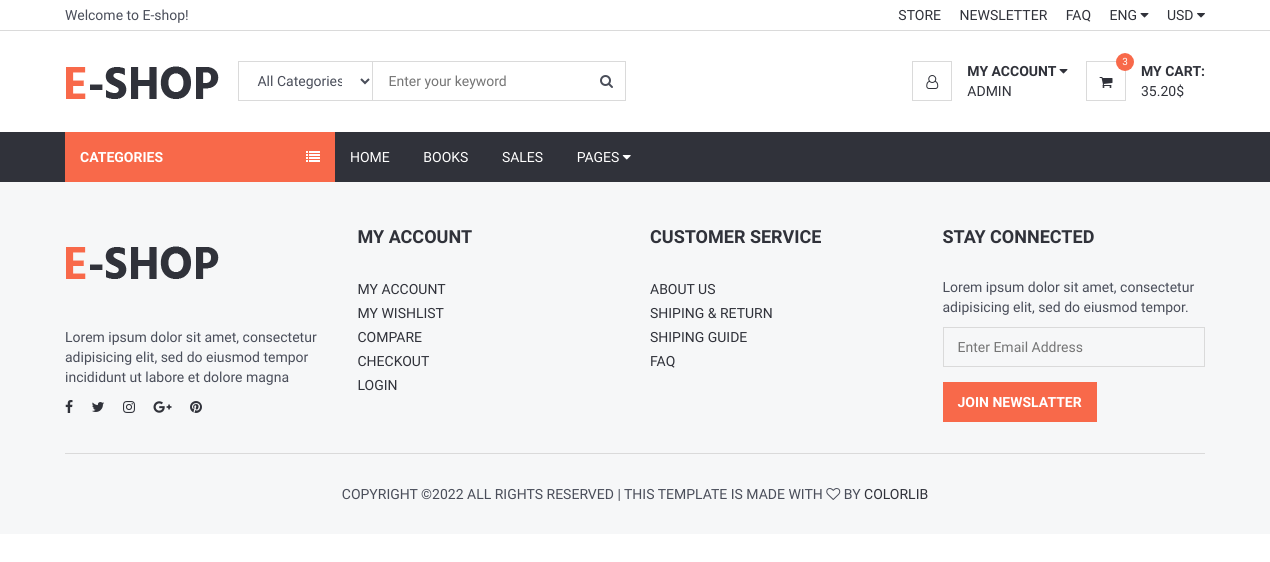
The page /account/baskets/ (signed in) on the database as committed earlier.
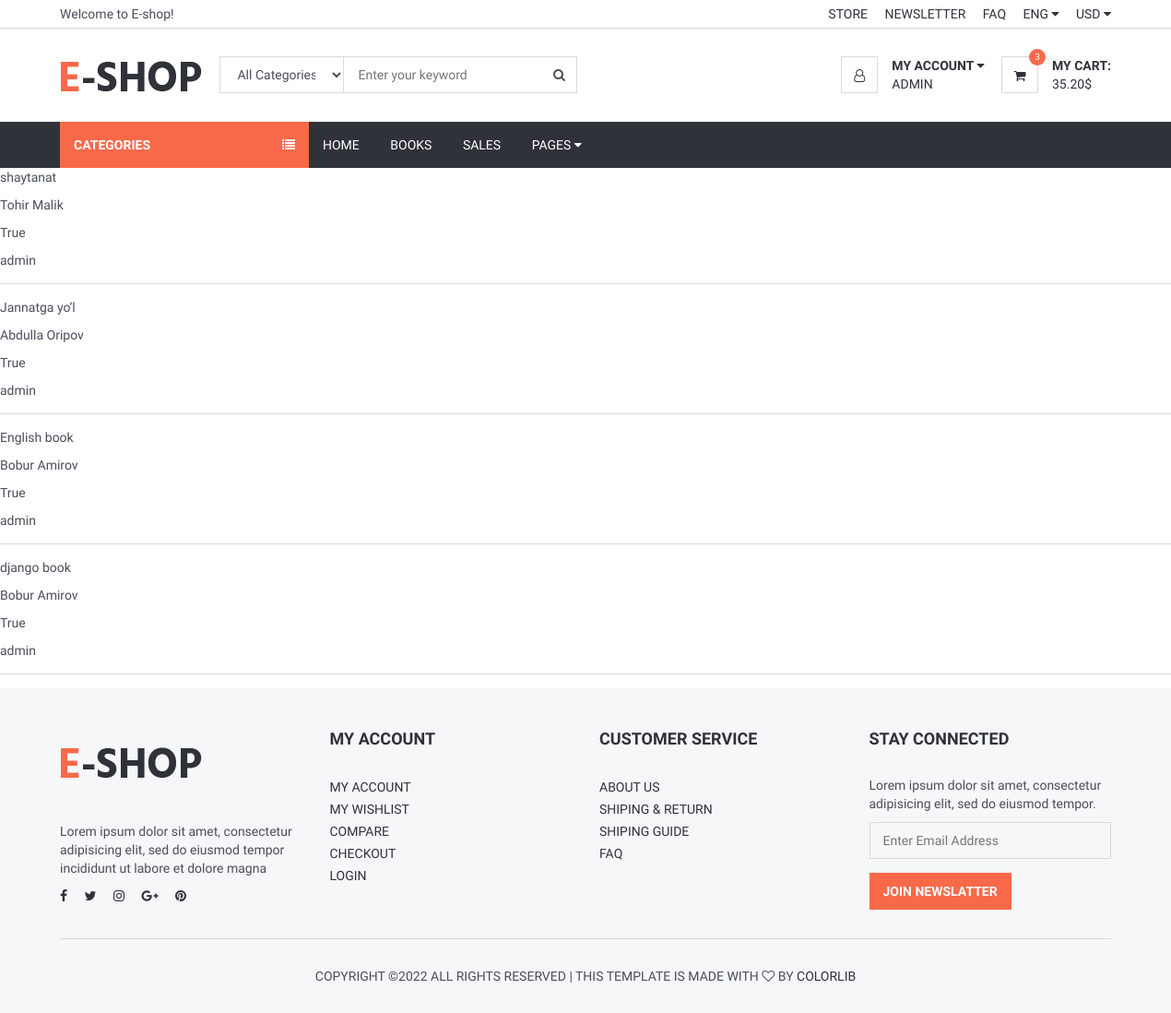
The same page on the database as committed later.
### account/models/user.py (models this page shows, shortened)
class Account(AbstractUser):
    email = models.EmailField(unique=True, null=False, blank=False)
    bio = models.CharField(max_length=100, blank=True)
    birth_date = models.DateField(null=True, blank=True)
    img = models.ImageField(upload_to='users/', blank=True, null=True)
    phone = models.CharField(max_length=13, blank=True, null=True)

### account/models/basket.py (models this page shows, shortened)
class Basket(models.Model):
    book = models.ForeignKey(Book, on_delete=models.CASCADE)
    user = models.ForeignKey(Account, on_delete=models.CASCADE)
    status = models.BooleanField()

### book/models/book.py (models this page shows, shortened)
class Book(models.Model):
    name = models.CharField(max_length=100)
    slug = models.SlugField(max_length=100, unique=True)
    cover = models.ImageField(upload_to='book/')
    description = models.TextField()
    created = models.DateTimeField(auto_now_add=True)
    updated = models.DateTimeField(auto_now=True)
    price = models.DecimalField(max_digits=10, decimal_places=2)
    category = models.ForeignKey(Category, on_delete=models.SET_NULL, null=True)
    language = models.ForeignKey(Language, on_delete=models.SET_NULL, null=True)
    authors = models.ForeignKey(Author, on_delete=models.SET_NULL, null=True)
    views = models.IntegerField(default=0)
    likes = models.PositiveIntegerField(default=0)
    rating_avg = models.DecimalField(max_digits=5, decimal_places=2, default=0)

### book/models/author.py (models this page shows)
class Author(models.Model):
    first_name = models.CharField(max_length=20)
    last_name = models.CharField(max_length=20)
    slug = models.SlugField(max_length=100, unique=True)
    image = models.ImageField(upload_to='author/')
    def __str__(self):
        return f"{self.first_name} {self.last_name}"

### account/views.py (the view)
# urls.py: path('baskets/', views.basket_list, name='basket_list'),
def basket_list(request):
    user = request.user
    baskets = Basket.objects.filter(user=user)
    context = {
        'baskets': baskets
    }
    return render(request, 'account/basket_list.html', context)

### book/context_processors.py (called while the page is built)
def category(request):
    categories = Category.objects.all()
    return {'categories': categories}

def author(request):
    authors = Author.objects.all()
    return {'authors': authors}

def langauge(request):
    langauges = Language.objects.all()
    return {'langauges': langauges}

### templates/account/basket_list.html
{% extends 'base.html' %}
{% load static %}
{% block content %}
    {% for basket in baskets %}
        <p>{{ basket.book.name }}</p>
        <p>{{ basket.book.authors }}</p>
        <p>{{ basket.status }}</p>
        <p>{{ basket.user.username }}</p>
        <hr>
    {% endfor %}
{% endblock %}

### templates/base.html (shortened to what this page needs)
<!DOCTYPE html>
<html lang="en">
{% load static %}
<head>
    <link type="text/css" rel="stylesheet" href="{% static 'css/bootstrap.min.css' %}"/>
    <link type="text/css" rel="stylesheet" href="{% static 'css/slick.css' %}"/>
    <link type="text/css" rel="stylesheet" href="{% static 'css/slick-theme.css' %}"/>
    <link type="text/css" rel="stylesheet" href="{% static 'css/nouislider.min.css' %}"/>
    <link rel="stylesheet" href="{% static 'css/font-awesome.min.css' %}">
    <link type="text/css" rel="stylesheet" href="{% static 'css/style.css' %}"/>
</head>
<body>
{% include 'header.html' %}
{% block content %}
{% endblock %}
{% include 'footer.html' %}
</body>
</html>

### templates/header.html (shortened to what this page needs)
{% load static %}
	<header>
		<div id="top-header">
			<div class="container">
				<div class="pull-left">
					<span>Welcome to E-shop!</span>
				</div>
				<div class="pull-right">
					<ul class="header-top-links">
						<li><a href="#">Store</a></li>
						<li><a href="#">Newsletter</a></li>
						<li><a href="#">FAQ</a></li>
						<li class="dropdown default-dropdown">
							<a class="dropdown-toggle" data-toggle="dropdown" aria-expanded="true">ENG <i class="fa fa-caret-down"></i></a>
						</li>
						<li class="dropdown default-dropdown">
							<a class="dropdown-toggle" data-toggle="dropdown" aria-expanded="true">USD <i class="fa fa-caret-down"></i></a>
						</li>
					</ul>
				</div>
			</div>
		</div>
		<div id="header">
			<div class="container">
				<div class="pull-left">
					<div class="header-logo">
						<a class="logo" href="#">
							<img src="{% static 'img/logo.png' %}" alt="">
						</a>
					</div>
					<div class="header-search">
						<form>
							<input class="input search-input" type="text" placeholder="Enter your keyword">
							<select class="input search-categories">
								<option value="0">All Categories</option>
							</select>
							<button class="search-btn"><i class="fa fa-search"></i></button>
						</form>
					</div>
				</div>
				<div class="pull-right">
					<ul class="header-btns">
						<li class="header-account dropdown default-dropdown">
							<div class="dropdown-toggle" role="button" data-toggle="dropdown" aria-expanded="true">
								<div class="header-btns-icon">
									<i class="fa fa-user-o"></i>
								</div>
								<strong class="text-uppercase">My Account <i class="fa fa-caret-down"></i></strong>
							</div>
                            {% if user.is_authenticated %}
							<a href="#" class="text-uppercase">{{ user.username }}</a>
                            {% else %}
							<a href="{% url 'login_page' %}" class="text-uppercase">Login</a>
                            {% endif %}
						</li>
						<li class="header-cart dropdown default-dropdown">
							<a class="dropdown-toggle" data-toggle="dropdown" aria-expanded="true">
								<div class="header-btns-icon">
									<i class="fa fa-shopping-cart"></i>
									<span class="qty">3</span>
								</div>
								<strong class="text-uppercase">My Cart:</strong>
								<br>
								<span>35.20$</span>
							</a>
						</li>
					</ul>
				</div>
			</div>
		</div>
	</header>
	<div id="navigation">
		<div class="container">
			<div id="responsive-nav">
				<div class="category-nav show-on-click">
					<span class="category-header">Categories <i class="fa fa-list"></i></span>
				</div>
				<div class="menu-nav">
					<ul class="menu-list">
						<li><a href="#">Home</a></li>
						<li><a href="{% url 'book_list' %}">Books</a></li>
						<li><a href="#">Sales</a></li>
						<li class="dropdown default-dropdown"><a class="dropdown-toggle" data-toggle="dropdown" aria-expanded="true">Pages <i class="fa fa-caret-down"></i></a>
						</li>
					</ul>
				</div>
			</div>
		</div>
	</div>

### templates/footer.html (shortened to what this page needs)
{% load static %}
	<footer id="footer" class="section section-grey">
		<div class="container">
			<div class="row">
				<div class="col-md-3 col-sm-6 col-xs-6">
					<div class="footer">
						<div class="footer-logo">
							<a class="logo" href="#">
		            <img src="{% static 'img/logo.png' %}" alt="">
		          </a>
						</div>
						<p>Lorem ipsum dolor sit amet, consectetur adipisicing elit, sed do eiusmod tempor incididunt ut labore et dolore magna</p>
						<ul class="footer-social">
							<li><a href="#"><i class="fa fa-facebook"></i></a></li>
							<li><a href="#"><i class="fa fa-twitter"></i></a></li>
							<li><a href="#"><i class="fa fa-instagram"></i></a></li>
							<li><a href="#"><i class="fa fa-google-plus"></i></a></li>
							<li><a href="#"><i class="fa fa-pinterest"></i></a></li>
						</ul>
					</div>
				</div>
				<div class="col-md-3 col-sm-6 col-xs-6">
					<div class="footer">
						<h3 class="footer-header">My Account</h3>
						<ul class="list-links">
							<li><a href="#">My Account</a></li>
							<li><a href="#">My Wishlist</a></li>
							<li><a href="#">Compare</a></li>
							<li><a href="#">Checkout</a></li>
							<li><a href="#">Login</a></li>
						</ul>
					</div>
				</div>
				<div class="col-md-3 col-sm-6 col-xs-6">
					<div class="footer">
						<h3 class="footer-header">Customer Service</h3>
						<ul class="list-links">
							<li><a href="#">About Us</a></li>
							<li><a href="#">Shiping & Return</a></li>
							<li><a href="#">Shiping Guide</a></li>
							<li><a href="#">FAQ</a></li>
						</ul>
					</div>
				</div>
				<div class="col-md-3 col-sm-6 col-xs-6">
					<div class="footer">
						<h3 class="footer-header">Stay Connected</h3>
						<p>Lorem ipsum dolor sit amet, consectetur adipisicing elit, sed do eiusmod tempor.</p>
						<form>
							<div class="form-group">
								<input class="input" placeholder="Enter Email Address">
							</div>
							<button class="primary-btn">Join Newslatter</button>
						</form>
					</div>
				</div>
			</div>
			<hr>
			<div class="row">
				<div class="col-md-8 col-md-offset-2 text-center">
					<div class="footer-copyright">
						Copyright &copy;<script>document.write(new Date().getFullYear());</script> All rights reserved | This template is made with <i class="fa fa-heart-o" aria-hidden="true"></i> by <a href="https://colorlib.com" target="_blank">Colorlib</a>
					</div>
				</div>
			</div>
		</div>
	</footer>

### static/css/style.css (style rules this page uses)
body { font-family: 'Hind', sans-serif; color: #4A4E5A; overflow-x: hidden; }
h1, h2, h3, h4, h5, h6 { color: #30323A; margin: 0 0 10px; font-weight: 700; }
a { color: #30323A; -webkit-transition: 0.3s color; transition: 0.3s color; }
strong { color: #30323A; }
ul, ol { margin: 0; padding: 0; list-style: none }
hr { margin-top: 15px; margin-bottom: 15px; border-color: #DADADA; }
.main-btn, .primary-btn { display: inline-block; padding: 10px 15px; text-transform: uppercase; font-weight: 700; border: none; -webkit-transition: 0.3s all; transition: 0.3s all; }
.primary-btn { color: #FFF; background-color: #F8694A; }
.input { width: 100%; height: 40px; padding: 0px 15px; border: none; background-color: transparent; -webkit-box-shadow: 0px 0px 0px 1px #DADADA inset, 0px 0px 0px 5px transparent; box-shadow: 0px 0px 0px 1px #DADADA inset, 0px 0px 0px 5px transparent; -webkit-transition: 0.3s all; transition: 0.3s all; }
.list-links li>a { position: relative; display: inline-block; text-transform: uppercase; padding: 2px 0px; -webkit-transition: 0.3s all; transition: 0.3s all; }
.list-links li>a:before { content: "\f105"; position: absolute; left: 0px; font-family: FontAwesome; -webkit-transform: translateX(-10px); -ms-transform: translateX(-10px); transform: translateX(-10px); opacity: 0; visibility: hidden; -webkit-transition: 0.3s all; transition: 0.3s all; }
.section { padding-top: 30px; padding-bottom: 30px; }
.section-grey { background: #F6F7F8; }
#header { padding-top: 15px; padding-bottom: 15px; }
#top-header { padding-top: 5px; padding-bottom: 5px; border-bottom: 1px solid #DADADA; }
.header-top-links>li { display: inline-block; }
.header-top-links>li+li { margin-left: 15px; }
.header-top-links>li>a { cursor: pointer; text-transform: uppercase; }
.header-logo { display: inline-block; margin-right: 15px; }
.header-logo .logo>img { width: 100%; max-height: 70px; }
.header-search { display: inline-block; padding: 15px 0px; max-width: 400px; }
.header-search>form { position: relative; }
.header-search>form .search-input { padding-left: 150px; padding-right: 45px; }
.header-search>form .search-categories { position: absolute; left: 0px; top: 0px; width: 135px; }
.header-search>form .search-btn { position: absolute; top: 0px; right: 0px; width: 40px; height: 40px; background-color: transparent; border: none; }
.header-btns>li { display: inline-block; vertical-align: top; padding: 15px 0px; }
.header-btns>li+li { margin-left: 15px; }
.header-btns>li .header-btns-icon { position: relative; float: left; margin-right: 15px; width: 40px; height: 40px; line-height: 40px; text-align: center; color: #30323A; background-color: #FFF; border: 1px solid #DADADA; }
.header-btns .dropdown-toggle { display: block; cursor: pointer; }
.header-cart .header-btns-icon .qty { position: absolute; right: -9px; top: -9px; width: 18px; height: 18px; line-height: 18px; text-align: center; font-size: 10px; background: #F8694A; color: #FFF; border-radius: 50%; }
#navigation { background-color: #30323A; }
#navigation .container { position: relative; }
.category-nav { float: left; width: 270px; }
.category-nav .category-header { padding: 15px; display: block; text-transform: uppercase; background: #F8694A; color: #FFF; font-weight: 700; }
.category-nav .category-header>i { float: right; line-height: 20px; }
.menu-nav .menu-list>li { display: inline-block; }
.menu-nav .menu-list>li>a { display: block; padding: 15px; color: #FFF; text-transform: uppercase; }
.footer { margin: 15px 0px; }
.footer .footer-header { font-size: 18px; text-transform: uppercase; margin-bottom: 30px; }
.footer-logo { margin-bottom: 30px; }
.footer-logo .logo { display: inline-block; }
.footer-logo .logo>img { width: 100%; max-height: 70px; }
.footer-social>li { display: inline-block; margin-right: 15px; margin-bottom: 6px; }
.footer-social>li:last-child { margin-right: 0px; }
.footer-copyright { margin-top: 15px; text-transform: uppercase; font-size: 14px; }

Rows that differ between the two databases and show on the page:
added Basket: book.name "shaytanat", book.authors "Tohir Malik", status "True", user.username "admin"
added Basket: book.name "Jannatga yo‘l", book.authors "Abdulla Oripov", status "True", user.username "admin"
added Basket: book.name "English book", book.authors "Bobur Amirov", status "True", user.username "admin"
added Basket: book.name "django book", book.authors "Bobur Amirov", status "True", user.username "admin"
